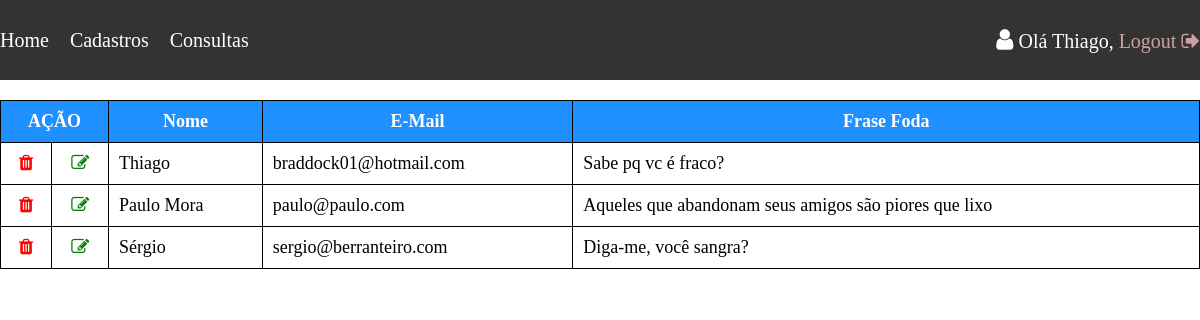
The app's page /admin/index.php (signed in) with its own data.
### tables this page shows
CREATE TABLE IF NOT EXISTS `tb_professores` (
  `id_prof` int(11) NOT NULL AUTO_INCREMENT,
  `nome` varchar(50) NOT NULL DEFAULT '0',
  `email` varchar(50) NOT NULL DEFAULT '0',
  `frase_foda` varchar(250) NOT NULL DEFAULT '0',
  PRIMARY KEY (`id_prof`)
);

### admin/index.php (the view, shortened to what this page needs)
<?php
require_once "../models/conexao.php";
$sql = "SELECT id_prof,nome, email, frase_foda FROM tb_professores";
$result = $conn->query($sql);
if ($result->num_rows > 0) {
    $row = $result->fetch_all(MYSQLI_ASSOC);
} else {
    echo "0 resultados";
}
?>
<!DOCTYPE html>
<html lang="en">
<head>
    <link rel="stylesheet" href="../assets/css/estilo.css">
    <link rel="stylesheet" href="../assets/css/admin.css">
    <link rel="stylesheet" href="https://cdnjs.cloudflare.com/ajax/libs/font-awesome/4.7.0/css/font-awesome.min.css">
</head>
<body>
    <header>
        <div class="container">
            <nav class="menu">
                <a href="">Home</a>
                <a href="">Cadastros</a>
                <a href="">Consultas</a>
            </nav>
            <div class="logout"><i class="fa fa-user" style="font-size:24px"></i> Olá <?php echo $_SESSION['user']; ?>, <a href="logout.php">Logout <i class="fa fa-sign-out"></i></a></div>
        </div>
    </header>
    <div class="container">
    <table style="border-collapse: collapse">
            <tr>
                <th colspan="2">AÇÃO</th>
                <th>Nome</th>
                <th>E-Mail</th>
                <th>Frase Foda</th>
            </tr>
    <?php
    foreach ($row as $teacher) {
        ?>
            <tr>
                <td class="acao"><a href="deletar.php?id=<?php echo $teacher["id_prof"]; ?>" onclick="return confirm('Deseja excluir')"><i class="fa fa-trash"></i></a></td>
                <td class="acao"><i class="fa fa-edit"></i></td>
                <td><?php echo $teacher["nome"]; ?></td>
                <td><?php echo $teacher["email"]; ?></td>
                <td><?php echo $teacher["frase_foda"]; ?></td>
            </tr>
    <?php
        }
    ?>
    </table>
    </div>
</body>
</html>

### assets/css/estilo.css (style rules this page uses)
* { margin: 0; padding: 0; box-sizing: border-box; }
a { text-decoration: none }
.container { max-width: 1280px; width: 100%; margin: 0 auto; }
header { background-color: #333; font-size: 20px; font-family: Tahoma; color: #FFF; }
header .container { height: 80px; display: flex; align-items: center; justify-content: space-between; }
header nav a { color: #fff; margin-right: 16px; }
header .logout a { color: rgb(204, 160, 160) }

### assets/css/admin.css (style rules this page uses)
table { border: 1px solid black; font-size: 18px; font-family: tahoma; width: 100%; margin: 20px auto; table-layout: auto; }
table th { background-color: #1E90FF; color: #fff }
table th, td { padding: 10px; border: 1px solid black; }
.fa { font-size: 20px; }
.fa-trash { color: red; }
.fa-edit { color: green }
.acao { text-align: center }

### records on screen
tb_professores: nome "Thiago", email "braddock01@hotmail.com", frase_foda "Sabe pq vc é fraco?"
tb_professores: nome "Paulo Mora", email "paulo@paulo.com", frase_foda "Aqueles que abandonam seus amigos são piores que lixo"
tb_professores: nome "Sérgio", email "sergio@berranteiro.com", frase_foda "Diga-me, você sangra?"

### other values on screen
$_SESSION['user'] "Thiago"
